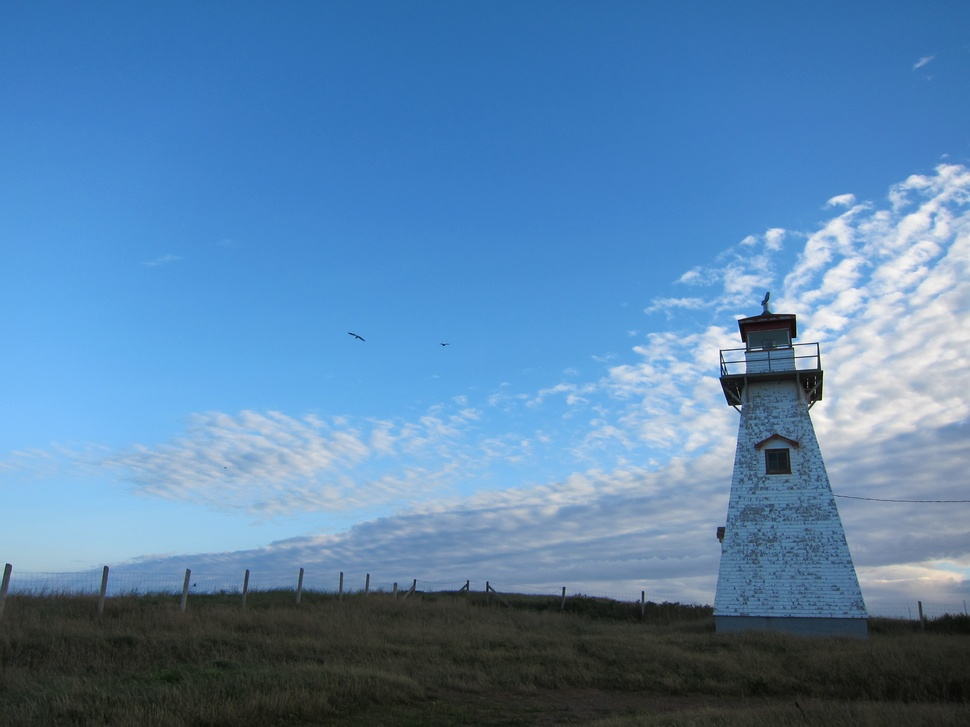
#> input picture IMG_1396.JPG, 970 x 727 px, shrunk from 3648 x 2736 before the run
$ python photofilter.py IMG_1396.JPG IMG_5212.JPG IMG_5212.JPG IMG_5212.JPG IMG_5212.JPG
#> lines starting #> are read from the running program, lines starting #| are printed output that depends on the picture
#https://docs.python-guide.org/scenarios/imaging/
import sys
def filterpic(pic):
#> called with pic = 'IMG_1396.JPG'
	from PIL import Image, ImageFilter
	originalimage = Image.open(pic)
#> originalimage is the input picture: PIL image 970x727 RGB; mean R, G, B 88.7, 131.4, 172.4
	imgx, imgy  = originalimage.size
#> imgx = 970; imgy = 727
	#originalimage.show()
	image=Image.new("RGB",(imgx, imgy))
#> image: PIL image 970x727 RGB; every value is 0
	count = 0
	for x in range (imgx):
		for y in range (imgy):
			RGB = originalimage.getpixel((x,y))
			r,g,b = RGB
			count = 0
			if 10<x<imgx-10 and 10<y<imgy-10:
				r = int(r + 1.5*x)
				g = int(g + 1.5*abs(imgx/2-x))
				b = int(b + 1.5*abs(imgx-x))
			else:
				r = 0
				g = 0
				b = 0
			image.putpixel((x,y),(r,g,b))
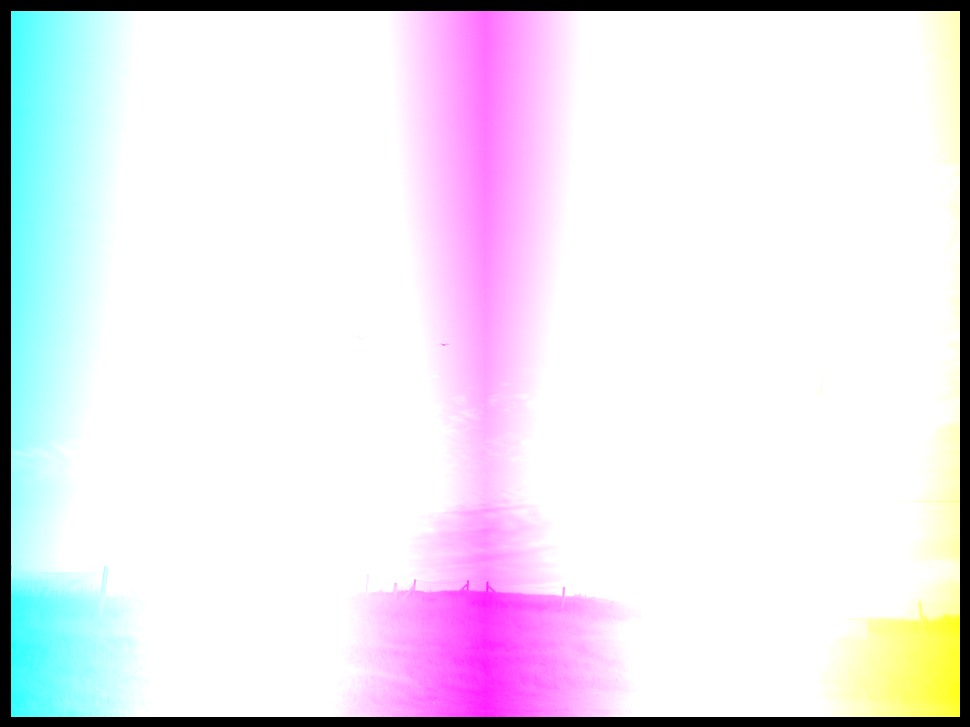
#> image: PIL image 970x727 RGB; mean R, G, B 234.4, 230, 239.5
	image.show()
filterpic(sys.argv[1])
filterpic(sys.argv[2])
#> call 2 of filterpic, with pic = 'IMG_5212.JPG'
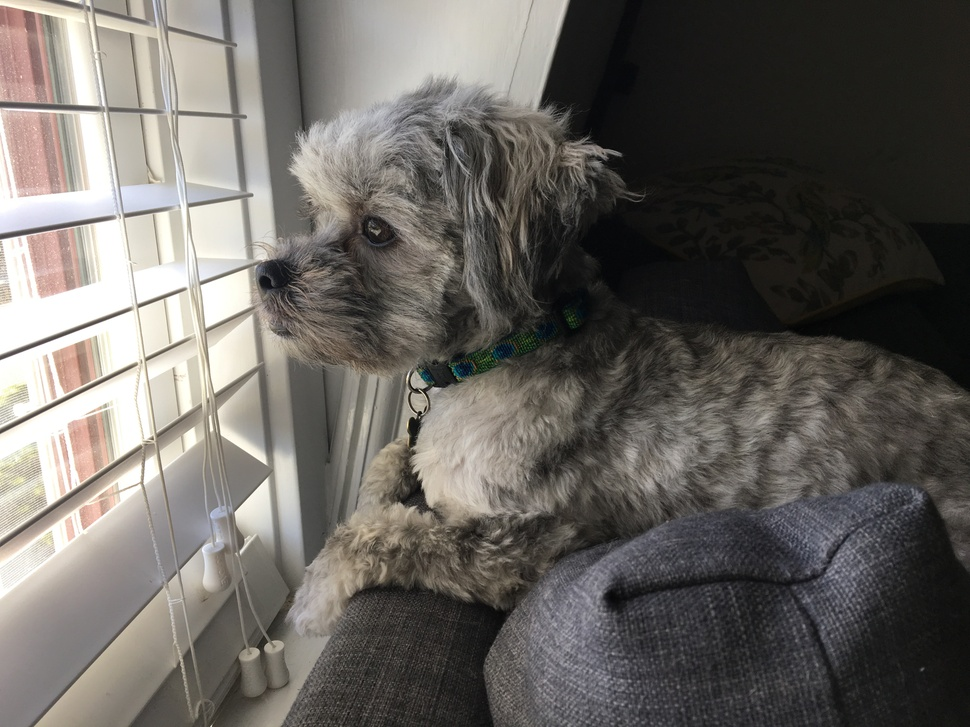
#> input picture IMG_5212.JPG, 970 x 727 px, shrunk from 4032 x 3024 before the run
#> in filterpic, originalimage is the input picture: PIL image 970x727 RGB; mean R, G, B 104.4, 100.8, 96.2
#> after the loop in filterpic (call 2), `for x in range (imgx):`:
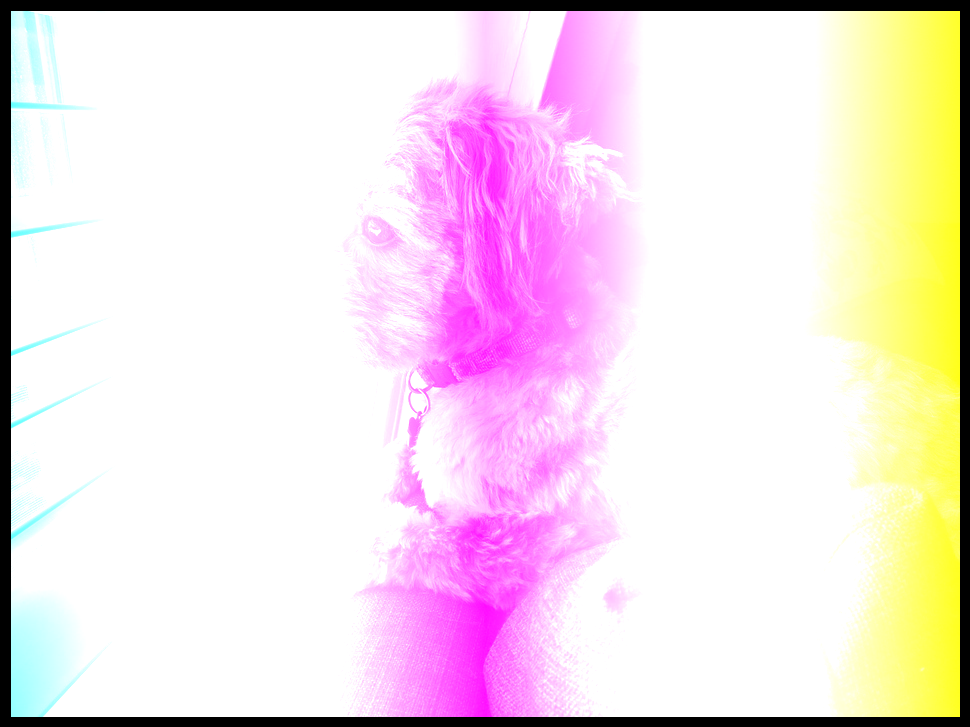
#> image: PIL image 970x727 RGB; mean R, G, B 241.2, 223, 228.1
filterpic(sys.argv[3])
filterpic(sys.argv[4])
filterpic(sys.argv[5])
